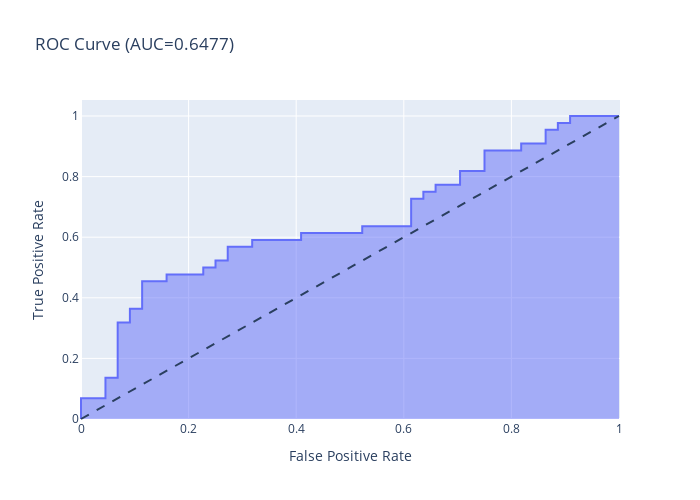
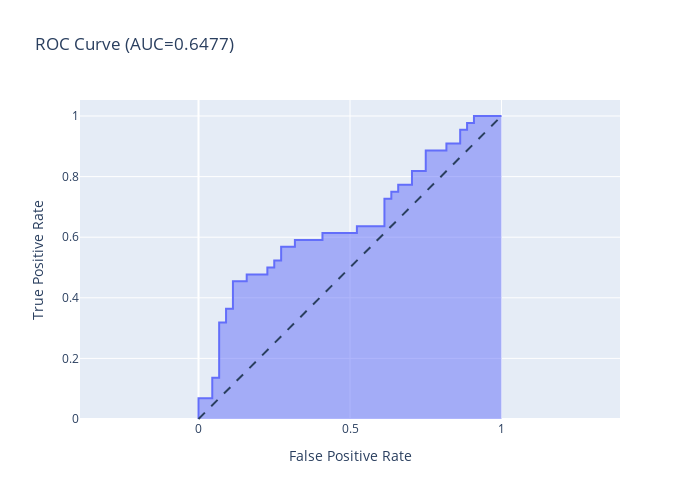
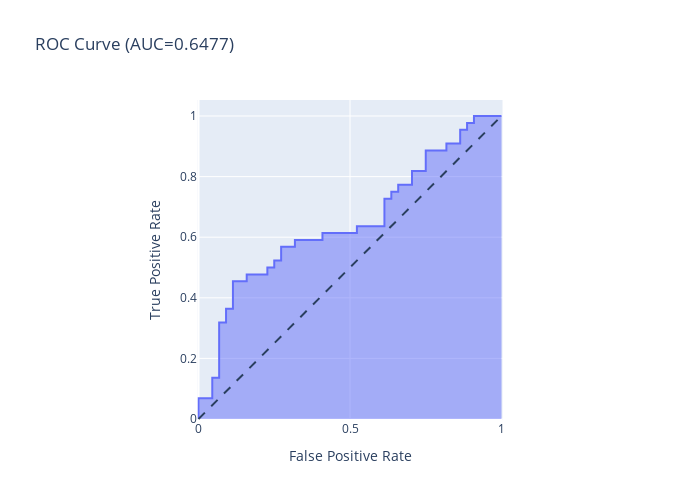
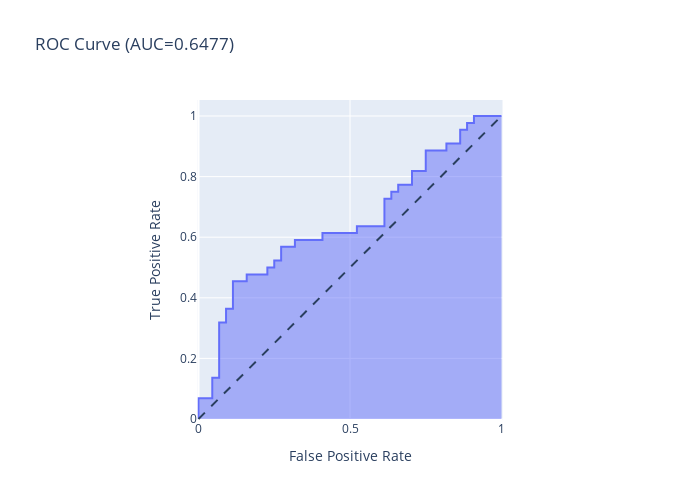

Notebook source saved alongside these figures, in order:
### Markdown cell above
#### 3.3.2: Logistic Regression

### Code cell
y_score = model2.predict_proba(x_test)[:, 1]
fpr, tpr, thresholds = roc_curve(y_test, y_score)

fig = px.area(
    x=fpr, y=tpr,
    title=f'ROC Curve (AUC={auc(fpr, tpr):.4f})',
    labels=dict(x='False Positive Rate', y='True Positive Rate'),
    width=700, height=500
)
fig.add_shape(
    type='line', line=dict(dash='dash'),
    x0=0, x1=1, y0=0, y1=1
)

fig.update_yaxes(scaleanchor="x", scaleratio=1)
fig.update_xaxes(constrain='domain')
fig.show()

#=====================================

precision, recall, thresholds = precision_recall_curve(y_test, y_score)

fig = px.area(
    x=recall, y=precision,
    title=f'Precision-Recall Curve (AUC={auc(fpr, tpr):.4f})',
    labels=dict(x='Recall', y='Precision'),
    width=700, height=500
)
fig.add_shape(
    type='line', line=dict(dash='dash'),
    x0=0, x1=1, y0=1, y1=0
)
fig.update_yaxes(scaleanchor="x", scaleratio=1)
fig.update_xaxes(constrain='domain')

fig.show()

### Figure 1 — Plotly figure (JSON) as saved in the notebook; plotly's stock layout.template omitted (floating-point values rounded to 4 significant figures)
{"data": [{"hovertemplate": "False Positive Rate=%{x}<br>True Positive Rate=%{y}<extra></extra>", "legendgroup": "", "line": {"color": "#636efa"}, "marker": {"symbol": "circle"}, "mode": "lines", "name": "", "orientation": "v", "showlegend": false, "stackgroup": "1", "type": "scatter", "x": [0, 0, 0.04545, 0.04545, 0.06818, 0.06818, 0.09091, 0.09091, 0.1136, 0.1136, 0.1591, 0.1591, 0.2273, 0.2273, 0.25, 0.25, 0.2727, 0.2727, 0.3182, 0.3182, 0.4091, 0.4091, 0.5227, 0.5227, 0.6136, 0.6136, 0.6364, 0.6364, 0.6591, 0.6591, 0.7045, 0.7045, 0.75, 0.75, 0.8182, 0.8182, 0.8636, 0.8636, 0.8864, 0.8864, 0.9091, 0.9091, 1], "xaxis": "x", "y": [0, 0.06818, 0.06818, 0.1364, 0.1364, 0.3182, 0.3182, 0.3636, 0.3636, 0.4545, 0.4545, 0.4773, 0.4773, 0.5, 0.5, 0.5227, 0.5227, 0.5682, 0.5682, 0.5909, 0.5909, 0.6136, 0.6136, 0.6364, 0.6364, 0.7273, 0.7273, 0.75, 0.75, 0.7727, 0.7727, 0.8182, 0.8182, 0.8864, 0.8864, 0.9091, 0.9091, 0.9545, 0.9545, 0.9773, 0.9773, 1, 1], "yaxis": "y"}], "layout": {"height": 500, "legend": {"tracegroupgap": 0}, "shapes": [{"line": {"dash": "dash"}, "type": "line", "x0": 0, "x1": 1, "y0": 0, "y1": 1}], "title": {"text": "ROC Curve (AUC=0.6477)"}, "width": 700, "xaxis": {"anchor": "y", "domain": [0, 1], "title": {"text": "False Positive Rate"}}, "yaxis": {"anchor": "x", "domain": [0, 1], "title": {"text": "True Positive Rate"}}}}

### Figure 2 — Plotly figure (JSON) as saved in the notebook; plotly's stock layout.template omitted (floating-point values rounded to 4 significant figures)
{"data": [{"hovertemplate": "False Positive Rate=%{x}<br>True Positive Rate=%{y}<extra></extra>", "legendgroup": "", "line": {"color": "#636efa"}, "marker": {"symbol": "circle"}, "mode": "lines", "name": "", "orientation": "v", "showlegend": false, "stackgroup": "1", "type": "scatter", "x": [0, 0, 0.04545, 0.04545, 0.06818, 0.06818, 0.09091, 0.09091, 0.1136, 0.1136, 0.1591, 0.1591, 0.2273, 0.2273, 0.25, 0.25, 0.2727, 0.2727, 0.3182, 0.3182, 0.4091, 0.4091, 0.5227, 0.5227, 0.6136, 0.6136, 0.6364, 0.6364, 0.6591, 0.6591, 0.7045, 0.7045, 0.75, 0.75, 0.8182, 0.8182, 0.8636, 0.8636, 0.8864, 0.8864, 0.9091, 0.9091, 1], "xaxis": "x", "y": [0, 0.06818, 0.06818, 0.1364, 0.1364, 0.3182, 0.3182, 0.3636, 0.3636, 0.4545, 0.4545, 0.4773, 0.4773, 0.5, 0.5, 0.5227, 0.5227, 0.5682, 0.5682, 0.5909, 0.5909, 0.6136, 0.6136, 0.6364, 0.6364, 0.7273, 0.7273, 0.75, 0.75, 0.7727, 0.7727, 0.8182, 0.8182, 0.8864, 0.8864, 0.9091, 0.9091, 0.9545, 0.9545, 0.9773, 0.9773, 1, 1], "yaxis": "y"}], "layout": {"height": 500, "legend": {"tracegroupgap": 0}, "shapes": [{"line": {"dash": "dash"}, "type": "line", "x0": 0, "x1": 1, "y0": 0, "y1": 1}], "title": {"text": "ROC Curve (AUC=0.6477)"}, "width": 700, "xaxis": {"anchor": "y", "domain": [0, 1], "title": {"text": "False Positive Rate"}}, "yaxis": {"anchor": "x", "domain": [0, 1], "scaleanchor": "x", "scaleratio": 1, "title": {"text": "True Positive Rate"}}}}

### Figure 3 — Plotly figure (JSON) as saved in the notebook; plotly's stock layout.template omitted (floating-point values rounded to 4 significant figures)
{"data": [{"hovertemplate": "False Positive Rate=%{x}<br>True Positive Rate=%{y}<extra></extra>", "legendgroup": "", "line": {"color": "#636efa"}, "marker": {"symbol": "circle"}, "mode": "lines", "name": "", "orientation": "v", "showlegend": false, "stackgroup": "1", "type": "scatter", "x": [0, 0, 0.04545, 0.04545, 0.06818, 0.06818, 0.09091, 0.09091, 0.1136, 0.1136, 0.1591, 0.1591, 0.2273, 0.2273, 0.25, 0.25, 0.2727, 0.2727, 0.3182, 0.3182, 0.4091, 0.4091, 0.5227, 0.5227, 0.6136, 0.6136, 0.6364, 0.6364, 0.6591, 0.6591, 0.7045, 0.7045, 0.75, 0.75, 0.8182, 0.8182, 0.8636, 0.8636, 0.8864, 0.8864, 0.9091, 0.9091, 1], "xaxis": "x", "y": [0, 0.06818, 0.06818, 0.1364, 0.1364, 0.3182, 0.3182, 0.3636, 0.3636, 0.4545, 0.4545, 0.4773, 0.4773, 0.5, 0.5, 0.5227, 0.5227, 0.5682, 0.5682, 0.5909, 0.5909, 0.6136, 0.6136, 0.6364, 0.6364, 0.7273, 0.7273, 0.75, 0.75, 0.7727, 0.7727, 0.8182, 0.8182, 0.8864, 0.8864, 0.9091, 0.9091, 0.9545, 0.9545, 0.9773, 0.9773, 1, 1], "yaxis": "y"}], "layout": {"height": 500, "legend": {"tracegroupgap": 0}, "shapes": [{"line": {"dash": "dash"}, "type": "line", "x0": 0, "x1": 1, "y0": 0, "y1": 1}], "title": {"text": "ROC Curve (AUC=0.6477)"}, "width": 700, "xaxis": {"anchor": "y", "constrain": "domain", "domain": [0, 1], "title": {"text": "False Positive Rate"}}, "yaxis": {"anchor": "x", "domain": [0, 1], "scaleanchor": "x", "scaleratio": 1, "title": {"text": "True Positive Rate"}}}}

### Figure 4 — Plotly figure (JSON) as saved in the notebook; plotly's stock layout.template omitted (floating-point values rounded to 4 significant figures)
{"data": [{"hovertemplate": "False Positive Rate=%{x}<br>True Positive Rate=%{y}<extra></extra>", "legendgroup": "", "line": {"color": "#636efa"}, "marker": {"symbol": "circle"}, "mode": "lines", "name": "", "orientation": "v", "showlegend": false, "stackgroup": "1", "type": "scatter", "x": [0, 0, 0.04545, 0.04545, 0.06818, 0.06818, 0.09091, 0.09091, 0.1136, 0.1136, 0.1591, 0.1591, 0.2273, 0.2273, 0.25, 0.25, 0.2727, 0.2727, 0.3182, 0.3182, 0.4091, 0.4091, 0.5227, 0.5227, 0.6136, 0.6136, 0.6364, 0.6364, 0.6591, 0.6591, 0.7045, 0.7045, 0.75, 0.75, 0.8182, 0.8182, 0.8636, 0.8636, 0.8864, 0.8864, 0.9091, 0.9091, 1], "xaxis": "x", "y": [0, 0.06818, 0.06818, 0.1364, 0.1364, 0.3182, 0.3182, 0.3636, 0.3636, 0.4545, 0.4545, 0.4773, 0.4773, 0.5, 0.5, 0.5227, 0.5227, 0.5682, 0.5682, 0.5909, 0.5909, 0.6136, 0.6136, 0.6364, 0.6364, 0.7273, 0.7273, 0.75, 0.75, 0.7727, 0.7727, 0.8182, 0.8182, 0.8864, 0.8864, 0.9091, 0.9091, 0.9545, 0.9545, 0.9773, 0.9773, 1, 1], "yaxis": "y"}], "layout": {"height": 500, "legend": {"tracegroupgap": 0}, "shapes": [{"line": {"dash": "dash"}, "type": "line", "x0": 0, "x1": 1, "y0": 0, "y1": 1}], "title": {"text": "ROC Curve (AUC=0.6477)"}, "width": 700, "xaxis": {"anchor": "y", "constrain": "domain", "domain": [0, 1], "title": {"text": "False Positive Rate"}}, "yaxis": {"anchor": "x", "domain": [0, 1], "scaleanchor": "x", "scaleratio": 1, "title": {"text": "True Positive Rate"}}}}
